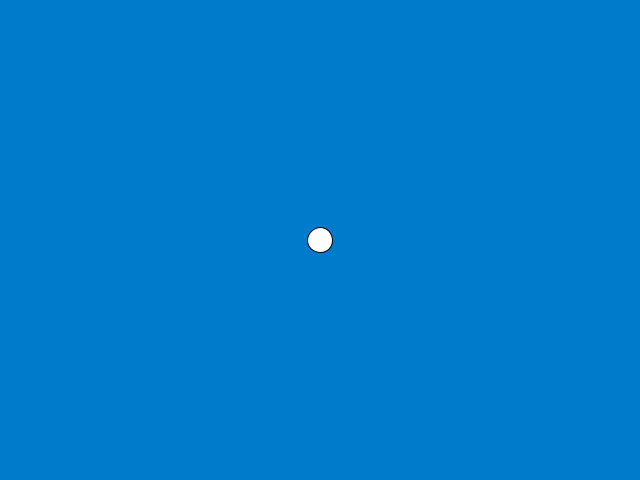
Frame 1 (no input)
Frame 60 (the mouse pressed at the canvas centre just before this capture): identical to frame 1, image omitted
Frame 120 (the mouse held since frame 60 and released just before this capture): identical to frame 1, image omitted

The Processing sketch that drew this single still picture (run headless with seeded random() and noise(); from frame 60 on, the mouse is pressed at the canvas centre):

// Processing sketch: Juego_Snake
// ── Juego_Snake.pde
int posx=320,posy=240; //coordenadas xy del punto 

void setup(){
  size(640,480);
  background(0,123,203);
}

void draw(){
  background(0,123,203);
  
  if(!keyPressed){
    ellipse(320, 240, 25, 25); //dibuja el punto en el centro
  }else{
    ellipse(posx, posy, 25, 25); //dibuja el punto dependiendo de la tecla presionada
  }

}

void keyPressed(){
    
    println(key); //test para ver si lee la tecla
  
    switch(key){ //segun la letra cambia la posicion de el punto
      
      case 'w':
        posx=320;
        posy=120;
        break;
      
      case 'a':
        posx=160;
        posy=240;
        break;
        
      case 's':
        posx=320;
        posy=360;
        break;
        
      case 'd':
        posx=480;
        posy=240;
        break;
        
      default:
        posx=320;
        posy=240;
      
    }  
  
}
